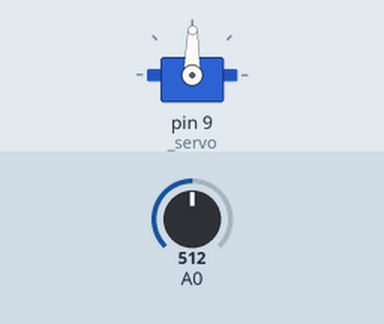
Simulated run of this sketch. Board: Arduino Uno, built with avr-gcc and run on an emulated ATmega328P. Shown: servo. The inputs (shaded band) are chosen by the test bench; at power-on: A0 = 512.

Above: at 1.2 s.
1.3 s: A0 set to 716
At 2.5 s:
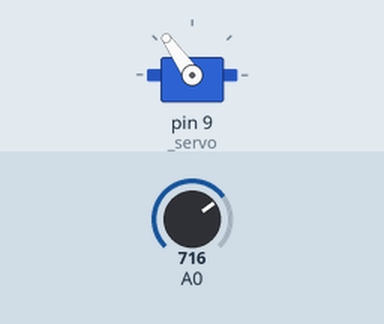
2.8 s: A0 set to 900
At 3.5 s:
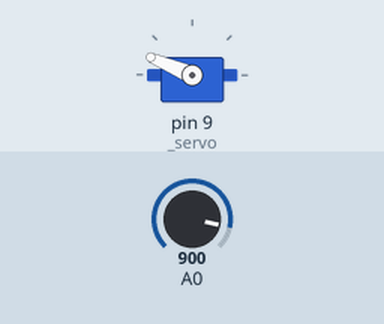
4.3 s: A0 set to 1023
At 4.9 s:
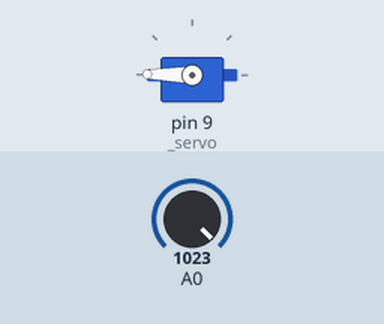
5.8 s: A0 set to 306
At 7.0 s:
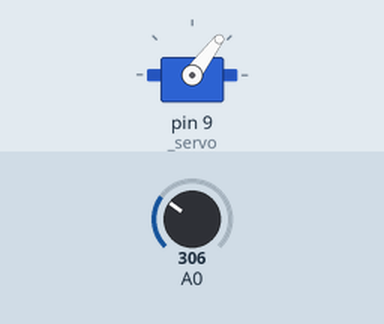
7.3 s: A0 set to 122
At 8.4 s:
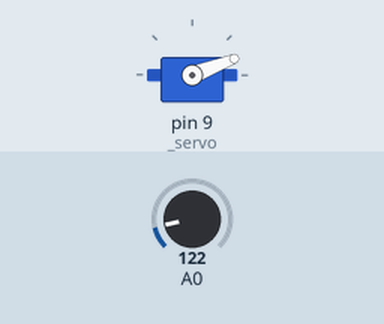
8.8 s: A0 set to 511
At 9.3 s:
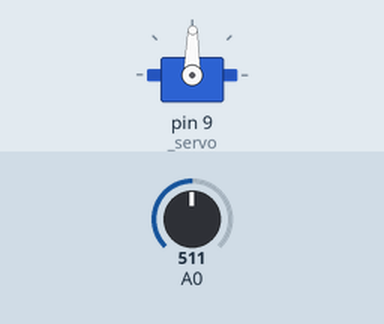
Timing chart, 0 to 11.3 s (numbered marks = the images above; inputs shaded):
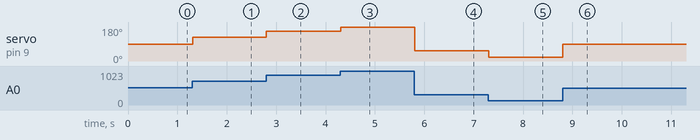

The sketch:

ServoPotenciometro.ino
```cpp
#include <Servo.h>

Servo _servo;

void setup()
{
  _servo.attach(9);
}

void loop()
{
  int val = analogRead(0);
  val = map(val, 0, 1023, 0, 179);
  _servo.write(val);
  delay(15);
}
```

Measured:
- after the input at 1.3 s, servo on pin 9 (_servo): 89° → 125° at once
- after the input at 2.8 s, servo on pin 9 (_servo): 125° → 157° at once
- after the input at 4.3 s, servo on pin 9 (_servo): 157° → 179° at once
- after the input at 5.8 s, servo on pin 9 (_servo): 179° → 53° at once
- after the input at 7.3 s, servo on pin 9 (_servo): 53° → 21° at once
- after the input at 8.8 s, servo on pin 9 (_servo): 21° → 89° at once
